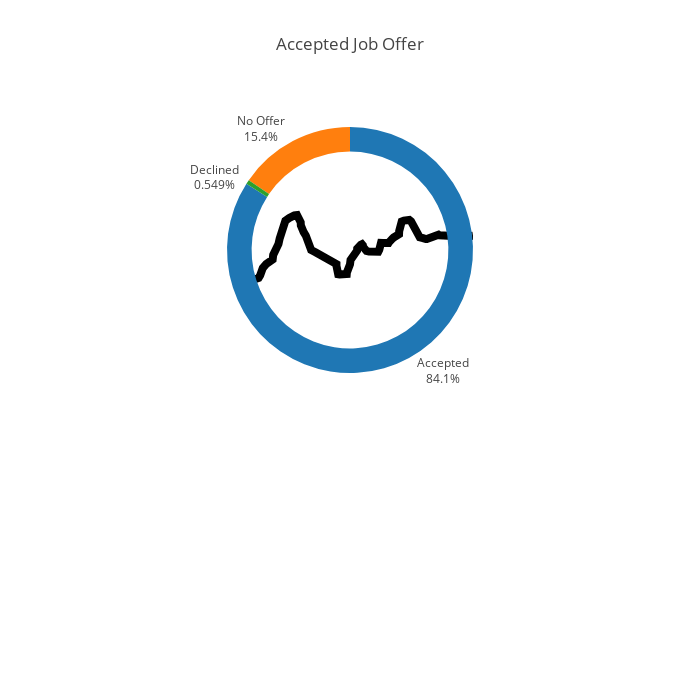

Write notebook code for a chart like this one.
### Code cell
iplot(offer_fig)

### Figure 1 — Plotly figure (JSON) as saved in the notebook; plotly's stock layout.template omitted (floating-point values rounded to 4 significant figures; data arrays with more than 128 entries replaced by an {"elided": "..."} marker saying what was removed)
{"data": [{"hole": 0.8, "labels": ["Offer Accepted", "No Offer", "Offer Decline"], "showlegend": false, "text": ["Accepted", "No Offer", "Declined"], "textposition": "outside", "type": "pie", "values": [153, 28, 1]}, {"line": {"color": "white", "width": 8}, "mode": "lines", "name": "Accepted", "type": "scatter", "x": ["2012-12-23", "2013-01-06", "2013-01-16", "2013-01-24", "2013-02-24"], "y": [0.7671, 0.7666, 0.7652, 0.765, 0.766]}, {"line": {"color": "black", "width": 8}, "mode": "lines", "name": "Accepted", "type": "scatter", "x": {"elided": "158 str values"}, "y": {"elided": "158 float values"}}], "layout": {"autosize": false, "height": 700, "margin": {"b": 300, "l": 227, "pad": -10, "r": 227}, "showlegend": false, "title": "Accepted Job Offer", "width": 700, "xaxis": {"autorange": true, "showgrid": false, "showline": false, "showticklabels": false, "ticks": false, "type": "date"}, "yaxis": {"range": [0.515, 1.167], "showgrid": false, "showline": false, "showticklabels": false, "ticks": false, "type": "linear"}}}
